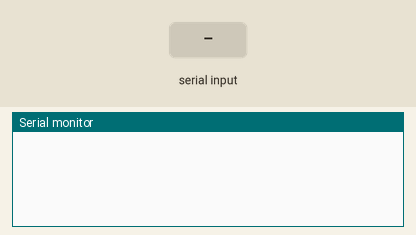
Bench run of a sketch on a simulated Arduino Uno, built with avr-gcc and run on an emulated ATmega328P. On the bench: the last lines printed to the serial monitor. Inputs (shaded band) come from the test bench. The modem accepts every AT command (registered, SIM ready, sends succeed) and sends nothing else.

Above: at 1.2 s.
1.3 s: "+RCV=45,5,00" received over the second serial link
At 3.1 s:
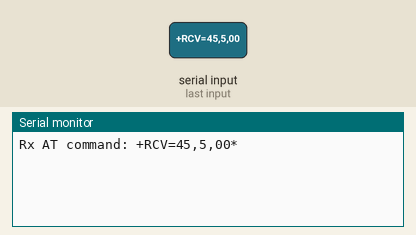
3.8 s: "1" received over the second serial link
At 4.2 s:
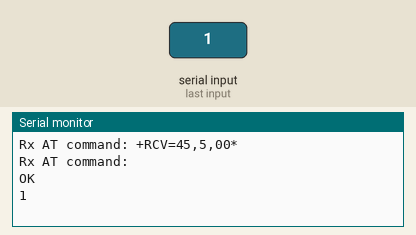

Measured:
- after the input at 1.3 s, the serial monitor: prints a new line after 0.50 s (image 1)
- after the input at 3.8 s, the serial monitor: prints a new line at once (image 2)

The sketch:

Viscous.ino
```cpp
#include <SoftwareSerial.h>
SoftwareSerial RYLR890 (8, 9); //(RX | TX)
const char Ack1[3] = {0x2A, 0x0D, 0x0A};
const char Ack2[14] = {0x41, 0x54, 0x2B, 0x41, 0x44, 0x44, 0x52, 0x45, 0x53, 0x53, 0x3D, 0x3F, 0x0D, 0x0A};
unsigned char inByte;

void setup() {
  Serial.begin(9600);
  Serial.setTimeout(2000);
  RYLR890.begin(19200);
}

void loop() {
  String s = "";
  String rxData;
  char rxByte;
  if (RYLR890.available()) {
    delay(500);
    while (RYLR890.available()) {
      rxByte = RYLR890.read();
      rxData += rxByte;
    }
    Serial.print("Rx AT command: "); Serial.print(rxData);
    if (rxData == "+RCV=45,5,00" ) {
      delay(500);
      while (Serial.available()) {
        char inByte = (char)Serial.read();
        s += inByte;
      }
      Serial.println(Ack1[0]);
      Serial.println(s);
      RYLR890.println("AT+SEND=45,30," + s);
      delay(1000);
    }
  }
}
```
